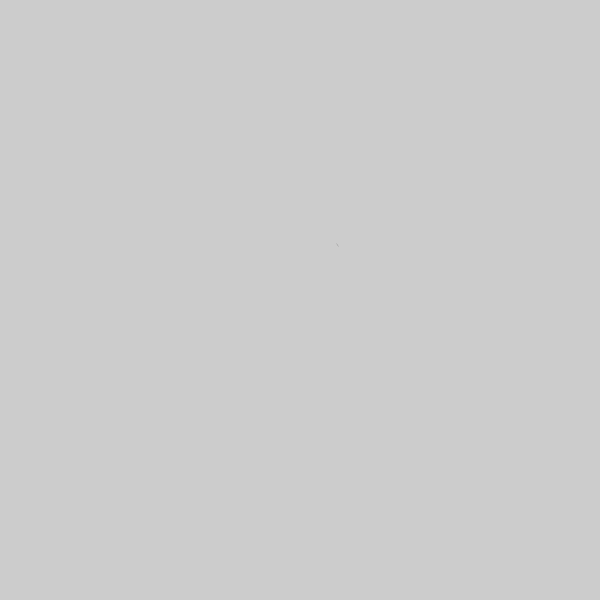
Frame 1 (no input)
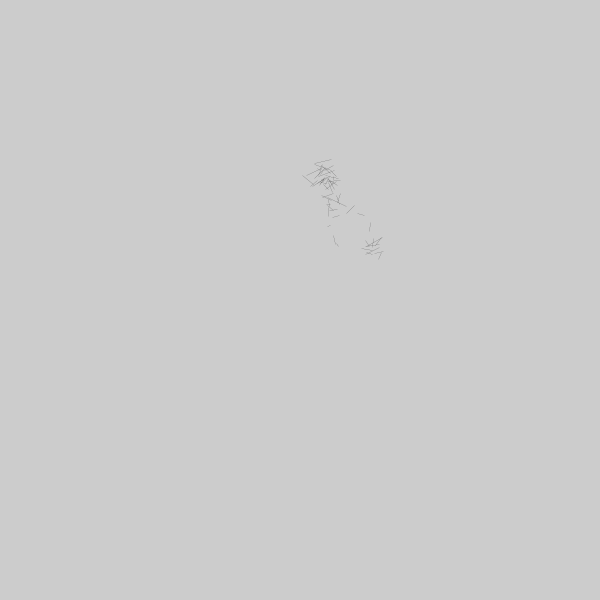
Frame 60 (the mouse pressed at the canvas centre just before this capture)
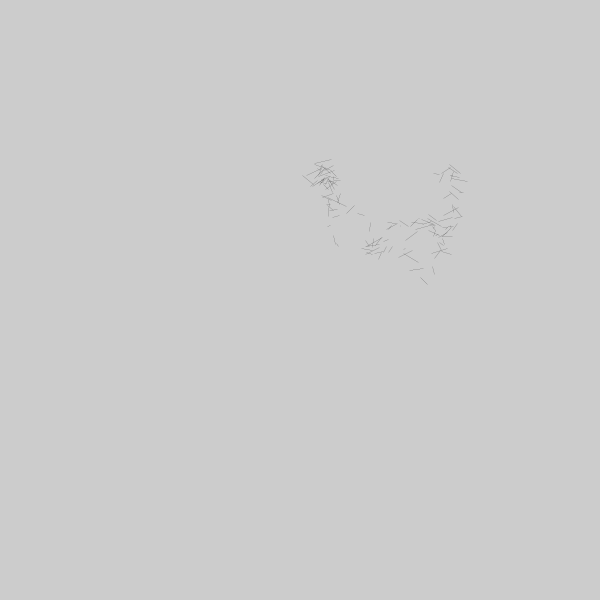
Frame 120 (the mouse held since frame 60 and released just before this capture)

The Processing sketch that drew these frames (run headless with seeded random() and noise(); from frame 60 on, the mouse is pressed at the canvas centre):

// Processing sketch: processing_20452
// ── processing_20452.pde

//classic random walk

void setup() {
  size(600,600);
}

float x = random(200,400);
float y = random(200,400);
float Vertical = 0;
float Horizontal = 0;
int one = 0;
float b = 0;






void draw() {
  strokeWeight(one);
  stroke(b);
  line(x + random(-10,10) + Horizontal, y += random(-10,10) + Vertical,x += random(-10,10) + Horizontal, y += random(-10,10) + Vertical); 
 
    

}

void keyPressed() {

if( keyCode == UP){
Vertical-= .5;
}
else if( keyCode == LEFT){
Horizontal-= .5;
}
else if( keyCode == RIGHT){
Horizontal+= .5;
}
else if( keyCode == DOWN){
Vertical += .5;
}
if(key == 's'){
b -= 20;
}
else if(key == 'a'){
b += 20;
}
else if(key == '1'){
one++;
}
else if(key == '2'){
if(one == 1){
one = one;
} else one--;
}
}
